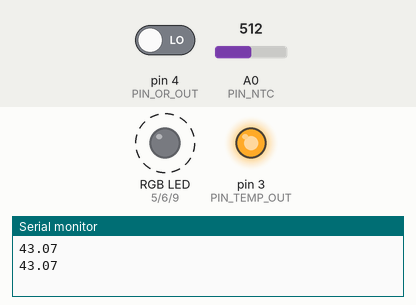
The sketch below on a simulated Arduino Uno, built with avr-gcc and run on an emulated ATmega328P. Parts: an RGB LED mixed from three pins (HIGH = lit), output pins drawn as LEDs (lit = HIGH), the last lines printed to the serial monitor. Dashed ring = blinking. The test bench sets the inputs (shaded band); at power-on: A0 (PIN_NTC) = 512, pin 4 (PIN_OR_OUT) LOW.

Above: at 1.8 s.
1.9 s: A0 (PIN_NTC) set to 448
5.4 s: A0 (PIN_NTC) set to 412
At 6.4 s:
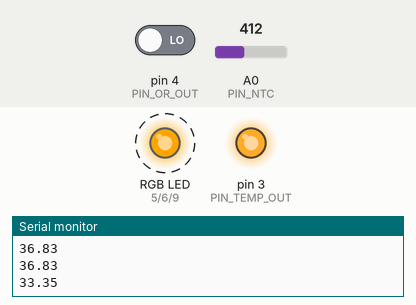
9.5 s: A0 (PIN_NTC) set to 391
13.0 s: A0 (PIN_NTC) set to 361
At 13.8 s:
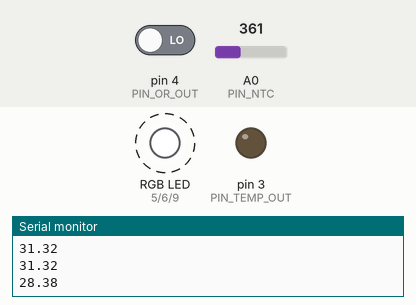
17.1 s: pin 4 (PIN_OR_OUT) driven HIGH
At 18.8 s:
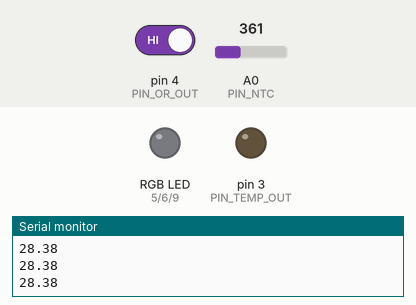
21.2 s: pin 4 (PIN_OR_OUT) driven LOW
At 22.6 s:
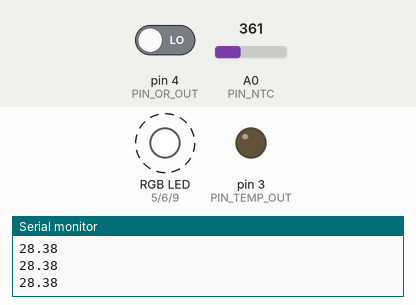
Timing chart, 0 to 26.3 s (numbered marks = the images above; inputs shaded):
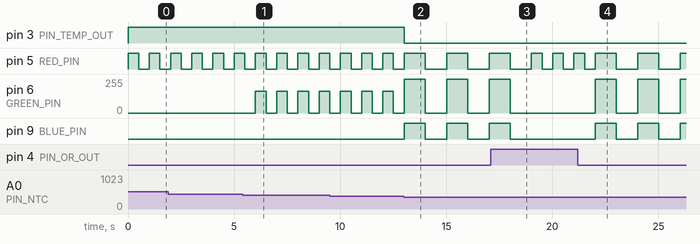

The sketch:

2-lab.ino
```cpp
const int PIN_NTC = A0;
const int PIN_TEMP_OUT = 3;
const int PIN_OR_OUT = 4;

const int RED_PIN = 5;
const int GREEN_PIN = 6;
const int BLUE_PIN = 9;

const int SERIAL_RATE = 9600;

const int SENSOR_READ_DELAY = 50;
const int DANGER_WARNING_DELAY = 500;
const int SAFE_DELAY = 1000;

const float WARNING_TEMP = 30.0;
const float DANGER_TEMP = 35.0;

void applyColor(int redValue, int greenValue, int blueValue)
{
  analogWrite(RED_PIN, redValue);
  analogWrite(GREEN_PIN, greenValue);
  analogWrite(BLUE_PIN, blueValue);
}

void flashColor(int redValue, int greenValue, int blueValue, int delayMs)
{
  applyColor(redValue, greenValue, blueValue);
  delay(delayMs);
  applyColor(0, 0, 0);
  delay(delayMs);
}

void showAlarm(float tempC, bool flameDetected)
{
  if (flameDetected || tempC >= DANGER_TEMP) return flashColor(255, 0, 0, DANGER_WARNING_DELAY);
  if (tempC >= WARNING_TEMP) return flashColor(255, 165, 0, DANGER_WARNING_DELAY);
  flashColor(255, 255, 255, SAFE_DELAY);
}

void setupPins()
{
  pinMode(RED_PIN, OUTPUT);
  pinMode(GREEN_PIN, OUTPUT);
  pinMode(BLUE_PIN, OUTPUT);

  pinMode(PIN_TEMP_OUT, OUTPUT);
  pinMode(PIN_OR_OUT, INPUT);
  pinMode(PIN_NTC, INPUT);
}

void setup()
{
  Serial.begin(SERIAL_RATE);
  setupPins();
  analogReference(DEFAULT);
}

float calcKelvin()
{
  const int   ADC_MAX   = 1023;
  const float RSER_OHM  = 4700.0;
  const float R0_OHM    = 10000.0;
  const float BETA      = 3950.0;
  const float T0_K      = 25.0 + 273.15;

  int adc = analogRead(PIN_NTC);
  if (adc < 1)
  {
    adc = 1;
  }

  float Rntc = RSER_OHM * ( (float)ADC_MAX / (float)adc - 1.0 );
  float invT  = (1.0 / T0_K) + (1.0 / BETA) * log(Rntc / R0_OHM);
  float tempK = 1.0 / invT;
  return tempK;
}

float readCelsius()
{
  return calcKelvin() - 273.15;
}

bool hasFlame()
{
  digitalWrite(PIN_TEMP_OUT, LOW);
  delayMicroseconds(SENSOR_READ_DELAY);
  return (digitalRead(PIN_OR_OUT) == HIGH);
}

void sendTempSignal(float tempC)
{
  digitalWrite(PIN_TEMP_OUT, tempC > WARNING_TEMP ? HIGH : LOW);
  delayMicroseconds(SENSOR_READ_DELAY);
}

void loop()
{
  float temp = readCelsius();
  bool flameDetected = hasFlame();

  sendTempSignal(temp);
  Serial.println(temp);
  showAlarm(temp, flameDetected);
}
```

Measured:
- the behaviour switches between 430 and 429 on A0 (PIN_NTC) (found by bisection; images 0 and 1)
- the behaviour switches between 378 and 377 on A0 (PIN_NTC) (found by bisection; images 1 and 2)
- after the input at 5.4 s, pin 6 (GREEN_PIN): alternates 165/255 for 0.50 s and 0/255 for 0.50 s, starting after 0.61 s
- after the input at 13.0 s, pin 3 (PIN_TEMP_OUT): HIGH → LOW at once; pin 5 (RED_PIN): alternates HIGH for 1.0 s and LOW for 1.0 s, starting after 1.0 s; pin 6 (GREEN_PIN): alternates 255/255 for 1.0 s and 0/255 for 1.0 s, starting at once; pin 9 (BLUE_PIN): alternates HIGH for 1.0 s and LOW for 1.0 s, starting at once
- after the input at 17.1 s, pin 6 (GREEN_PIN): goes on until 18.0 s, then stays 0/255; pin 9 (BLUE_PIN): goes on until 18.0 s, then stays LOW
- after the input at 21.2 s, pin 6 (GREEN_PIN): alternates 255/255 for 1.0 s and 0/255 for 1.0 s, starting after 0.82 s; pin 9 (BLUE_PIN): alternates HIGH for 1.0 s and LOW for 1.0 s, starting after 0.82 s
- by itself, pin 5 (RED_PIN): alternates HIGH for 0.50 s and LOW for 0.50 s
